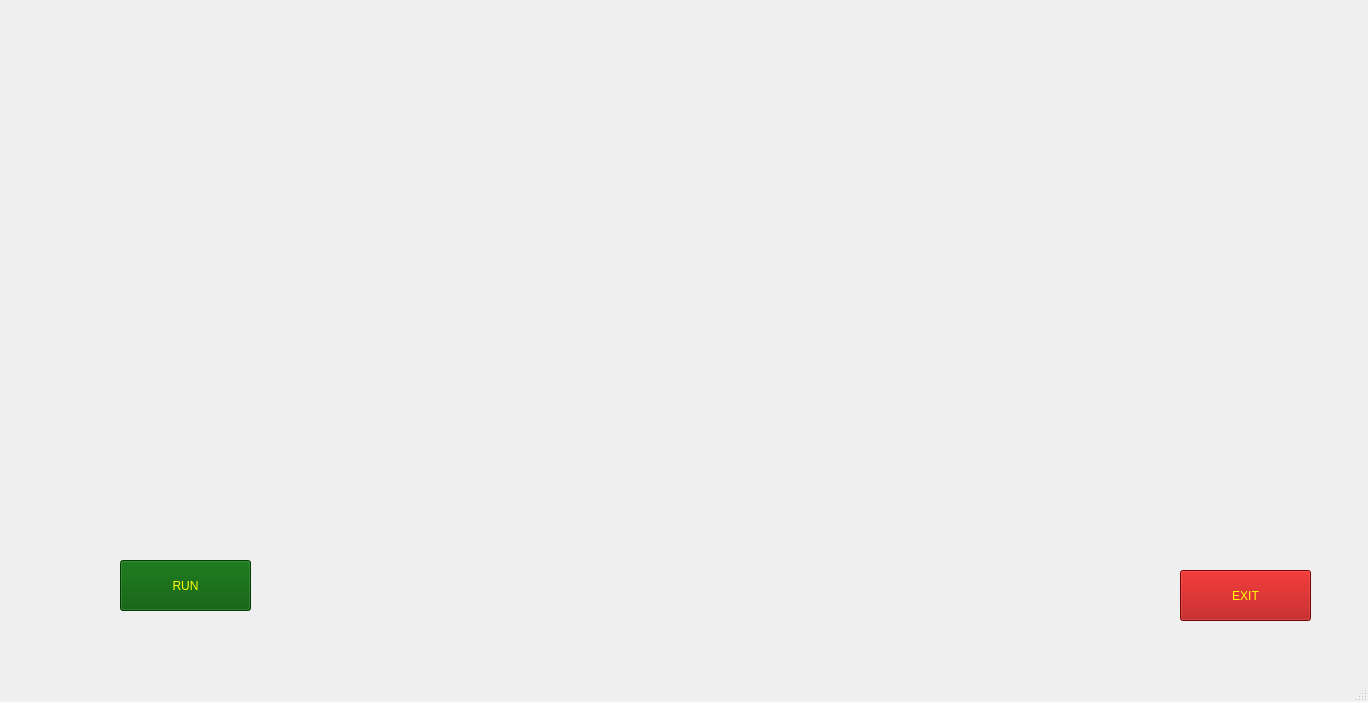
<?xml version="1.0" encoding="UTF-8"?>
<ui version="4.0">
 <class>SECRET</class>
 <widget class="QMainWindow" name="SECRET">
  <property name="geometry">
   <rect>
    <x>0</x>
    <y>0</y>
    <width>1368</width>
    <height>702</height>
   </rect>
  </property>
  <property name="windowTitle">
   <string>MainWindow</string>
  </property>
  <widget class="QWidget" name="centralwidget">
   <widget class="QLabel" name="gif_1">
    <property name="geometry">
     <rect>
      <x>0</x>
      <y>0</y>
      <width>1441</width>
      <height>761</height>
     </rect>
    </property>
    <property name="text">
     <string/>
    </property>
    <property name="pixmap">
     <pixmap>Iron_Template_1.gif</pixmap>
    </property>
    <property name="scaledContents">
     <bool>true</bool>
    </property>
   </widget>
   <widget class="QLabel" name="gif_2">
    <property name="geometry">
     <rect>
      <x>0</x>
      <y>0</y>
      <width>471</width>
      <height>311</height>
     </rect>
    </property>
    <property name="text">
     <string/>
    </property>
    <property name="pixmap">
     <pixmap>Earth.gif</pixmap>
    </property>
    <property name="scaledContents">
     <bool>true</bool>
    </property>
   </widget>
   <widget class="QLabel" name="gif_3">
    <property name="geometry">
     <rect>
      <x>1060</x>
      <y>20</y>
      <width>291</width>
      <height>251</height>
     </rect>
    </property>
    <property name="text">
     <string/>
    </property>
    <property name="pixmap">
     <pixmap>Code_Template.gif</pixmap>
    </property>
    <property name="scaledContents">
     <bool>true</bool>
    </property>
   </widget>
   <widget class="QPushButton" name="pushButton">
    <property name="geometry">
     <rect>
      <x>120</x>
      <y>560</y>
      <width>131</width>
      <height>51</height>
     </rect>
    </property>
    <property name="styleSheet">
     <string notr="true">color: rgb(255, 255, 0);
background-color: rgb(0, 85, 0);
font: 36pt &quot;Algerian&quot;;</string>
    </property>
    <property name="text">
     <string>RUN</string>
    </property>
   </widget>
   <widget class="QPushButton" name="pushButton_2">
    <property name="geometry">
     <rect>
      <x>1180</x>
      <y>570</y>
      <width>131</width>
      <height>51</height>
     </rect>
    </property>
    <property name="styleSheet">
     <string notr="true">color: rgb(255, 255, 0);
background-color: rgb(170, 0, 0);
font: 36pt &quot;Algerian&quot;;</string>
    </property>
    <property name="text">
     <string>EXIT</string>
    </property>
   </widget>
  </widget>
  <widget class="QStatusBar" name="statusbar"/>
 </widget>
 <resources/>
 <connections/>
</ui>
